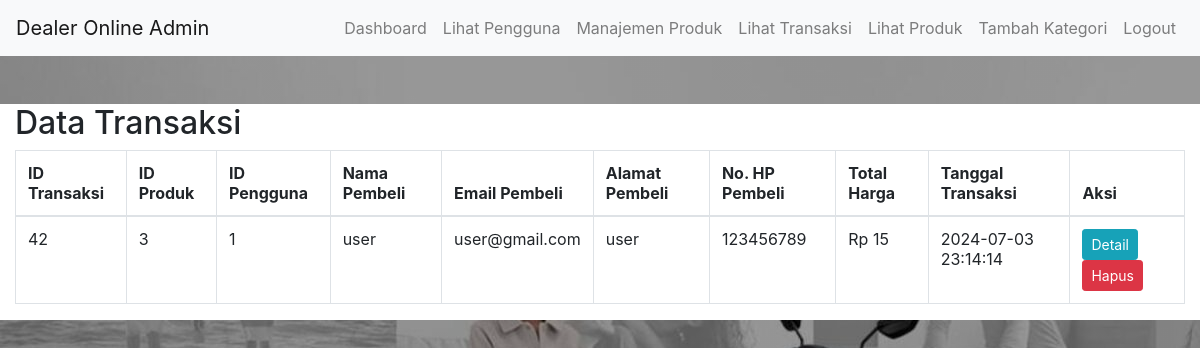
/admin/transaksi.php (signed in), run on the app's committed database.
### tables this page shows
CREATE TABLE `riwayat_transaksi` (
  `id` int(11) NOT NULL,
  `transaksi_id` int(11) NOT NULL,
  `nama_pembeli` varchar(100) NOT NULL,
  `email_pembeli` varchar(100) NOT NULL,
  `alamat_pembeli` text NOT NULL,
  `no_hp_pembeli` varchar(20) NOT NULL
);

CREATE TABLE `transaksi` (
  `id` int(11) NOT NULL,
  `id_pengguna` int(11) NOT NULL,
  `id_produk` int(11) NOT NULL,
  `jumlah` int(11) NOT NULL,
  `total_harga` decimal(10,2) NOT NULL,
  `tanggal_transaksi` timestamp NOT NULL DEFAULT current_timestamp()
);

### admin/transaksi.php (the view, shortened to what this page needs)
<?php
include('../koneksi.php');
include('navbar_admin.php');
$sql = "SELECT t.id AS id_transaksi, t.id_produk, t.id_pengguna, t.total_harga, t.tanggal_transaksi,
               rt.id AS id_riwayat, rt.nama_pembeli, rt.email_pembeli, rt.alamat_pembeli, rt.no_hp_pembeli
        FROM transaksi t
        INNER JOIN riwayat_transaksi rt ON t.id = rt.transaksi_id";
$result = $koneksi->query($sql);
?>
<!DOCTYPE html>
<html lang="en">
<head>
  <link rel="stylesheet" href="../css/style.css">
  <link rel="stylesheet" href="https://stackpath.bootstrapcdn.com/bootstrap/4.5.2/css/bootstrap.min.css">
</head>
<body class="banner">
  <div class="container-fluid mt-5 bg-white">
    <h2>Data Transaksi</h2>
    <div class="table-responsive">
      <table class="table table-bordered">
        <thead>
          <tr>
            <th>ID Transaksi</th>
            <th>ID Produk</th>
            <th>ID Pengguna</th>
            <th>Nama Pembeli</th>
            <th>Email Pembeli</th>
            <th>Alamat Pembeli</th>
            <th>No. HP Pembeli</th>
            <th>Total Harga</th>
            <th>Tanggal Transaksi</th>
            <th>Aksi</th>
          </tr>
        </thead>
        <tbody>
          <?php
          if ($result->num_rows > 0) {
            while ($row = $result->fetch_assoc()) {
              echo "<tr>
                      <td>" . $row['id_transaksi'] . "</td>
                      <td>" . $row['id_produk'] . "</td>
                      <td>" . $row['id_pengguna'] . "</td>
                      <td>" . $row['nama_pembeli'] . "</td>
                      <td>" . $row['email_pembeli'] . "</td>
                      <td>" . $row['alamat_pembeli'] . "</td>
                      <td>" . $row['no_hp_pembeli'] . "</td>
                      <td>Rp " . number_format($row['total_harga'], 0, ',', '.') . "</td>
                      <td>" . $row['tanggal_transaksi'] . "</td>
                      <td>
                        <a href='detail_transaksi.php?id=" . $row['id_transaksi'] . "' class='btn btn-info btn-sm'>Detail</a>
                        <a href='hapus_transaksi.php?id=" . $row['id_transaksi'] . "' class='btn btn-danger btn-sm'>Hapus</a>
                      </td>
                    </tr>";
            }
          } else {
            echo "<tr><td colspan='10'>Tidak ada data transaksi yang ditemukan.</td></tr>";
          }
          ?>
        </tbody>
      </table>
    </div>
  </div>
</body>
</html>

### css/style.css (style rules this page uses)
body { font-family: Arial, sans-serif; background-color: #f8f9fa; margin: 0; padding: 0; }
.btn-danger { background-color: #dc3545; border-color: #dc3545; }
.table { width: 100%; margin-bottom: 1rem; color: #212529; }
.table th, .table td { padding: 0.75rem; vertical-align: top; border-top: 1px solid #dee2e6; }
.table thead th { vertical-align: bottom; border-bottom: 2px solid #dee2e6; }
.banner { height: 80vh; background: linear-gradient(rgba(0,0,0,0.4), rgba(0,0,0,0.4)), url(../uploads/bg.jpg); }
.mt-5 { margin-top: 5rem; }

### data on the page
riwayat_transaksi: transaksi "42", transaksi.id_produk "3", transaksi.id_pengguna "1", nama_pembeli "user", email_pembeli "user@gmail.com", alamat_pembeli "user", no_hp_pembeli "123456789", transaksi.total_harga "15", transaksi.tanggal_transaksi "2024-07-03 23:14:14"
